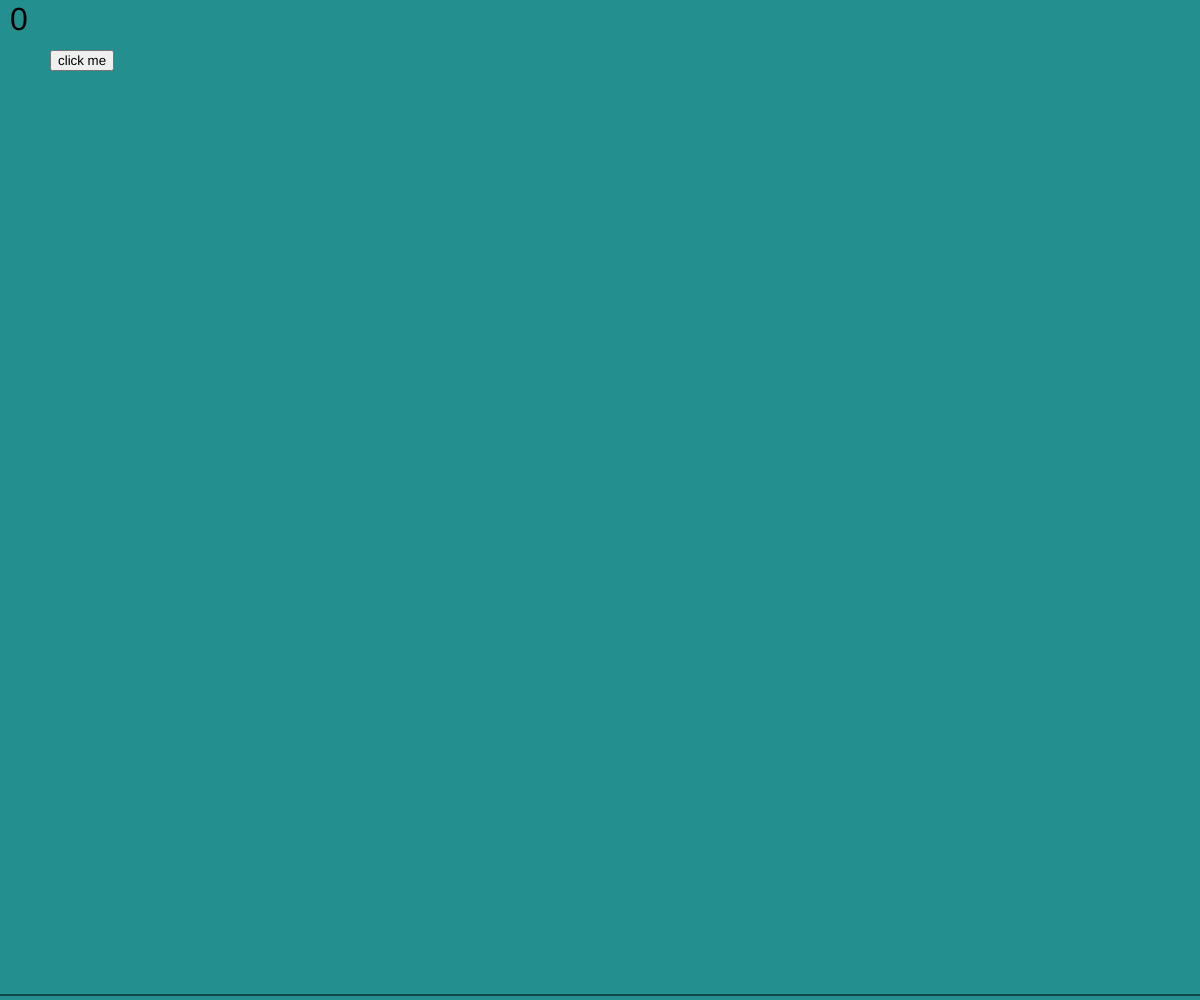
Frame 1 (no input)
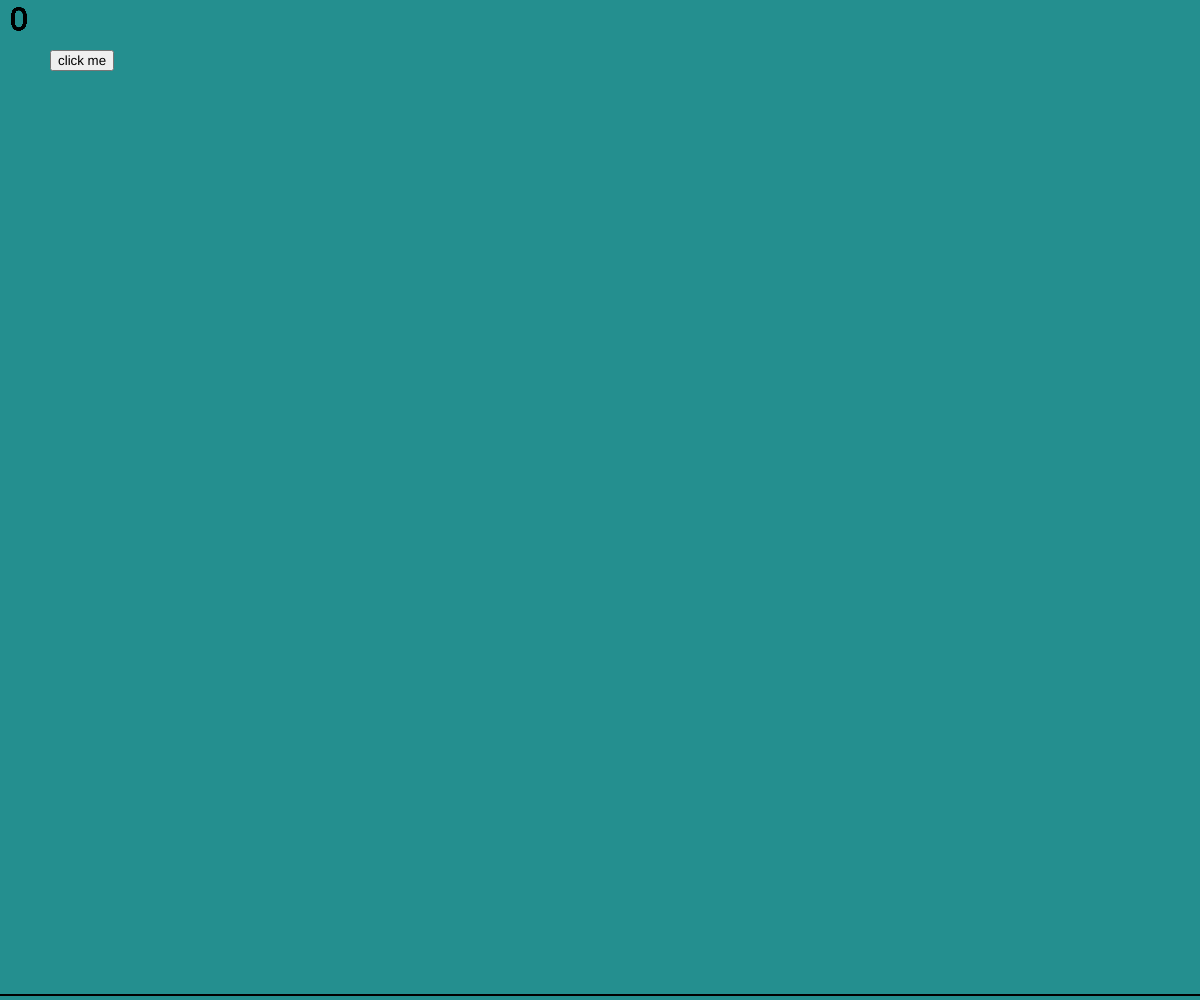
Frame 60 (no input)
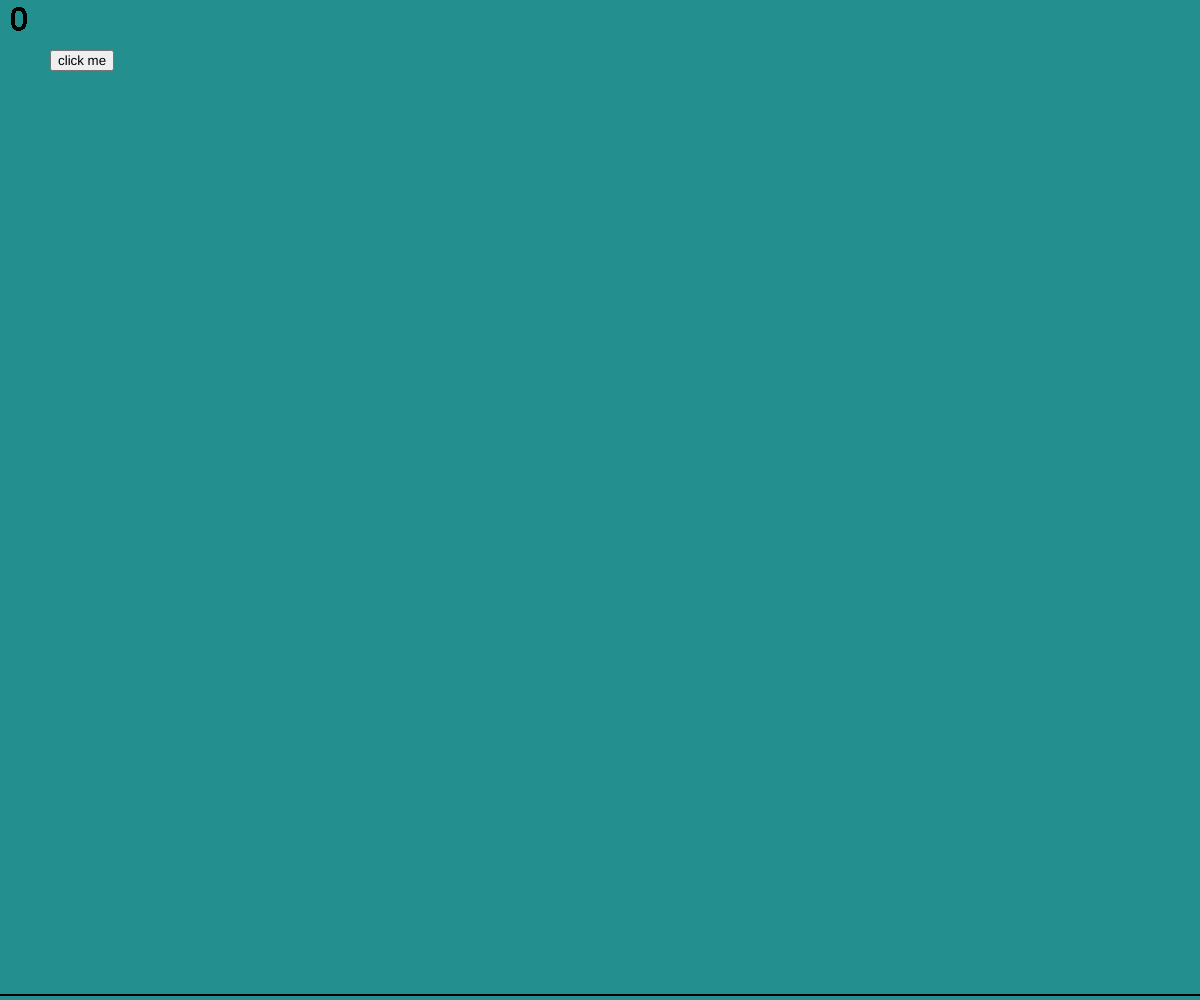
Frame 120 (the mouse pressed at the canvas centre since frame 60)

The p5.js sketch that drew these frames (run headless with seeded random() and noise() and a simulated clock; from frame 60 on, the mouse is pressed at the canvas centre):

// p5.js sketch
// ── sketch.js

function ball() {
  var x = 0;
  var y = 0;
  var xvelocity = 1;
  var yvelocity = 1;
  var yacceleration = 1;
  var xacceleration = 1;
  var bool = false;
  var r,g,b;

  //------------------------------Get Methods--------------------
  this.getX = function(){
    return x;
  };

  this.getY = function(){
    return y;
  };

  this.getXVelocity = function(){
    return xvelocity;
  };

  this.getYVelocity = function(){
    return yvelocity;
  };
  this.getXAcceleration = function(){
    return xacceleration;
  };

  this.getYAcceleration = function(){
    return yacceleration;
  };

  //-------------------------------Set Methods-------------------
  this.setXVelocity = function(xvel){
    xvelocity = xvel;
  };

  this.setYVelocity = function(yvel){
    yvelocity = yvel;
  };

  this.setX = function(x1){
    x = x1;
  };

  this.setY = function(y1){
    y = y1;
  };

  this.setColor = function(r1,g1,b1){
      r = r1;
      g = g1;
      b = b1;
  };

  this.setXAcceleration = function(xacel){
    xacceleration = xacel;
  };

  this.setYAcceleration = function(yacel){
    yacceleration = yacel;
  };
  //--------------------------------Update Methods-------------------
  this.show = function(){
    /*if(mouseIsPressed){
      bool = true;
      x = mouseX;
      y = mouseY;
    }*/
    //if(bool){
      fill(r,g,b);
      ellipse(x,y,windowWidth*0.046875,windowWidth*0.046875);
    //}
  };

  this.update = function(){
    yvelocity += yacceleration;
    xvelocity += xacceleration;
    this.setX(x+xvelocity);
    this.setY(y+yvelocity);
  };

  this.checkMargins = function(){
    /*if(yvelocity == 25 && y+60 >=height){
      yacceleration = 0;
      yvelocity = 0;
    }*/
    //if(mouseIsPressed){
      //console.log(yvelocity);
    //}
    if((y+30+yvelocity) >= height || (y-30) <= 0){
        yvelocity = -yvelocity;
        //console.log("y: "+y+" x: "+x+" yvel: "+yvelocity+" xvel: "+xvelocity);
        if(yvelocity == (-yacceleration+1) || yvelocity == (-yacceleration-1)){
          yacceleration = 0;
          yvelocity = 0;
        }
    }

    if((x+30+xvelocity) >= width || (x-30+xvelocity) <= 0){
        xvelocity = -xvelocity;
        console.log("y: "+y+" x: "+x+" yvel: "+yvelocity+" xvel: "+xvelocity);
        if(xvelocity == (-xacceleration-2) || xvelocity == (-xacceleration-2)||xvelocity == (-xacceleration-1) || xvelocity == (-xacceleration-1) || xvelocity === 0 ) {
          xacceleration = 0;
          xvelocity = 0;
        }
    }

  };
}


var ball1;
var balls = [10];
var contador = 0;
var button;
var bool = false;

function setup(){
  //frameRate(15);
  ball1 = new ball();
  createCanvas(windowWidth, windowHeight);
  ball1.setX(200);
  ball1.setY(300);
  for(var i = 0; i < 100; i++){
    balls[i] = new ball();
  }
  /*for(var i = 0; i < 10; i++){
    balls[i].setX(random(30,1280));
    balls[i].setY(random(30,700));
  }*/
  background(36,143,143);
  button = createButton('click me');
  button.position(50, 50);
}
function mouseClicked(){
  balls[contador].setX(mouseX);
  balls[contador].setY(mouseY);
  balls[contador].setColor(random(0,255),random(0,255),random(0,255));
  balls[contador].setXVelocity(ceil(random(-2,2)));
  balls[contador].setYAcceleration(ceil(random(1,12)));
  balls[contador].setXAcceleration(ceil(random(1,5)));
  contador++;
}
function toggleVisibility(){
  console.log("Pressed");
  bool = !bool;
}

function draw(){
  button.mouseClicked(toggleVisibility);
  if(bool){
    background(36,143,143);
  }
  textSize(32);
  for(var i = 0; i < contador; i++){
    balls[i].show();
    balls[i].update();
    balls[i].checkMargins();
  }
  text(contador,10,30);
  line(0,height-5,width,height-5);
  /*ball1.show();
  ball1.update();
  ball1.checkMargins();*/
}

// ── ball.js
function ball() {
  var x = 0;
  var y = 0;
  var xvelocity = 1;
  var yvelocity = 1;
  var yacceleration = 1;
  var xacceleration = 1;
  var bool = false;
  var r,g,b;
  
  //------------------------------Get Methods--------------------
  this.getX = function(){
    return x;
  };

  this.getY = function(){
    return y;
  };

  this.getXVelocity = function(){
    return xvelocity;
  };

  this.getYVelocity = function(){
    return yvelocity;
  };
  this.getXAcceleration = function(){
    return xacceleration;
  };

  this.getYAcceleration = function(){
    return yacceleration;
  };

  //-------------------------------Set Methods-------------------
  this.setXVelocity = function(xvel){
    xvelocity = xvel;
  };

  this.setYVelocity = function(yvel){
    yvelocity = yvel;
  };

  this.setX = function(x1){
    x = x1;
  };

  this.setY = function(y1){
    y = y1;
  };

  this.setColor = function(r1,g1,b1){
      r = r1;
      g = g1;
      b = b1;
  };

  this.setXAcceleration = function(xacel){
    xacceleration = xacel;
  };

  this.setYAcceleration = function(yacel){
    yacceleration = yacel;
  };
  //--------------------------------Update Methods-------------------
  this.show = function(){
    /*if(mouseIsPressed){
      bool = true;
      x = mouseX;
      y = mouseY;
    }*/
    //if(bool){
      fill(r,g,b);
      ellipse(x,y,60,60);
    //}
  };

  this.update = function(){
    yvelocity += yacceleration;
    xvelocity += xacceleration;
    this.setX(x+xvelocity);
    this.setY(y+yvelocity);
  };

  this.checkMargins = function(){
    /*if(yvelocity == 25 && y+60 >=height){
      yacceleration = 0;
      yvelocity = 0;
    }*/
    //if(mouseIsPressed){
      //console.log(yvelocity);
    //}
    if((y+30+yvelocity) >= height || (y-30) <= 0){
        yvelocity = -yvelocity;
        //console.log("y: "+y+" x: "+x+" yvel: "+yvelocity+" xvel: "+xvelocity);
        if(yvelocity == (-yacceleration+1) || yvelocity == (-yacceleration-1)){
          yacceleration = 0;
          yvelocity = 0;
        }
    }

    if((x+30+xvelocity) >= width || (x-30+xvelocity) <= 0){
        xvelocity = -xvelocity;
        console.log("y: "+y+" x: "+x+" yvel: "+yvelocity+" xvel: "+xvelocity);
        if(xvelocity == (-xacceleration-2) || xvelocity == (-xacceleration-2)||xvelocity == (-xacceleration-1) || xvelocity == (-xacceleration-1) || xvelocity === 0 ) {
          xacceleration = 0;
          xvelocity = 0;
        }
    }

  };
}
